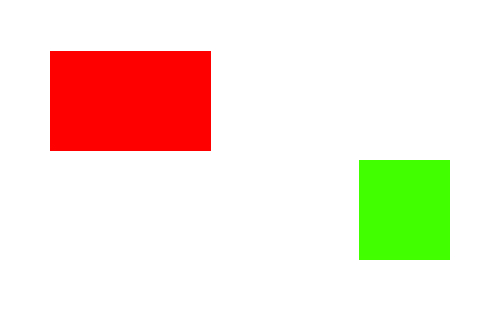
#> input picture imp 2 - conectividade e operações/operações aritmeticas/img1.jpg, 500 x 320 px, found by its file name
$ python adicao.py
#> lines starting #> are read from the running program, lines starting #| are printed output that depends on the picture
from PIL import Image

img1 = Image.open('operações aritmeticas/img1.jpg')
#> img1 is the input picture: PIL image 500x320 RGB; mean R, G, B 244.1, 229.3, 214.8
img2 = Image.open('operações aritmeticas/img2.jpg')
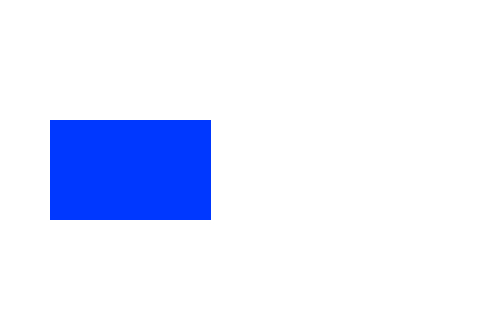
#> input picture imp 2 - conectividade e operações/operações aritmeticas/img2.jpg, 500 x 320 px, found by its file name
#> img2 is the input picture: PIL image 500x320 RGB; mean R, G, B 229.3, 235, 255
img1Width, img1Height = img1.size
#> img1Width = 500; img1Height = 320
img2Width, img2Height = img2.size
#> img2Width = 500; img2Height = 320


width = max(img1Width, img2Width)
#> width = 500
height = max(img1Height, img2Height)
#> height = 320
newImg = Image.new(mode = "RGB", size = (width, height))
#> newImg: PIL image 500x320 RGB; every value is 0

for i in range(width):
    for j in range(height):
        pR, pG, pB = img1.getpixel((i,j))
        qR, qG, qB = img2.getpixel((i,j))

        newImg.putpixel((i,j), (int((pR+qR)/2), int((pG+qG)/2), int((pB+qB)/2)))
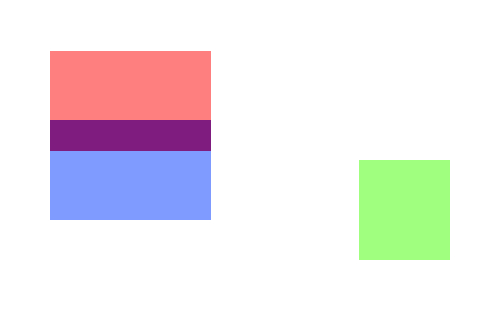
#> newImg: PIL image 500x320 RGB; mean R, G, B 236.6, 232.1, 234.8

newImg.save("sum-img.jpg")
